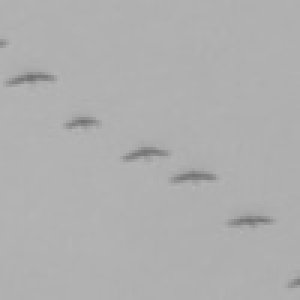
#> input picture lab1-7/lab6/zad3/bird_miniatures/E0089_TR0005_OB2257_T01_M13.jpg, 100 x 100 px (shown 3 times larger); its folder holds only this picture in this run
$ jupyter execute --allow-errors 3.ipynb
#> lines starting #> are read from the running program, lines starting #| are printed output that depends on the picture; after the words box and inside, x2 and y2 are one past the last pixel; in counts of white or black regions, pixels touching at a corner belong together
[cell 1]
import cv2
import imutils
import matplotlib.pyplot as plt

folder_path = 'bird_miniatures'

image = cv2.imread('bird_miniatures/E0454_TR0000_OB0010_T01_M02.jpg')
#> (the rest of this cell did not finish here and is left out)

#> (a cell that did not finish here is left out)

#> (a cell that did not finish here is left out)

#> (a cell that did not finish here is left out)

#> (a cell that did not finish here is left out)

#> (a cell that did not finish here is left out)

[cell 7]
import os

folder_path = 'bird_miniatures'

for filename in os.listdir(folder_path):
    file_path = os.path.join(folder_path, filename)
    image = cv2.imread(folder_path + '/' + filename)
#> image is the input picture: shape (100, 100, 3); min 112, max 181, mean 175.2
    # convert  the image to a grayscale type.
    gray_scaled = cv2.cvtColor(image, cv2.COLOR_BGR2GRAY)
    edged = cv2.Canny(gray_scaled, 30,90)
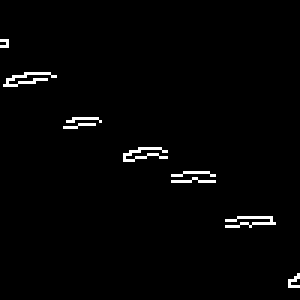
#> edged: shape (100, 100) (shown 3 times larger); 1.8% white in thin lines or dots, all inside (x1, y1, x2, y2) = (0, 13, 100, 96)
    contours = cv2.findContours(edged.copy(), cv2.RETR_EXTERNAL, cv2.CHAIN_APPROX_SIMPLE)
#> contours = 9 contours, all with area under 20
    contours = imutils.grab_contours(contours)
    output = image.copy()
    for contour in contours:# loop over each contour found
        cv2.drawContours(output, [contour], -1,(240,0,159),3) # outline and display them, one by one.
#> this loop made 9 passes
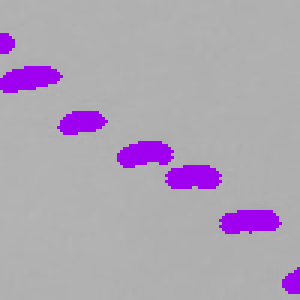
#> output: shape (100, 100, 3) (shown 3 times larger); 6.84% of pixels changed, all inside (x1, y1, x2, y2) = (0, 11, 100, 98)
    text = "{} ".format(len(contours))
#> text = '9 '
    cv2.putText(output, text, (10,25), cv2.FONT_HERSHEY_SIMPLEX, 0.7,(240, 0, 159), 2)
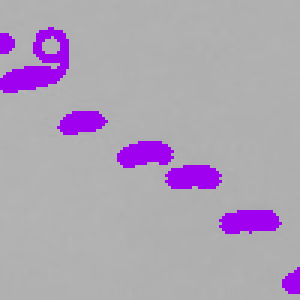
#> output: shape (100, 100, 3) (shown 3 times larger); 1.04% of pixels changed, all inside (x1, y1, x2, y2) = (11, 9, 23, 25)
    imgplt = plt.imshow(output)
    plt.show()

$ run again, on lab1-7/lab6/zad3/bird_miniatures/E0418_TR0000_OB1797_T01_M04.jpg
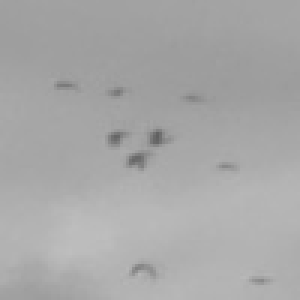
#> input picture lab1-7/lab6/zad3/bird_miniatures/E0418_TR0000_OB1797_T01_M04.jpg, 100 x 100 px (shown 3 times larger)
#> image is the input picture: shape (100, 100, 3); min 96, max 190, mean 167.9
#> `edged = cv2.Canny(gray_scaled, 30,90)`:
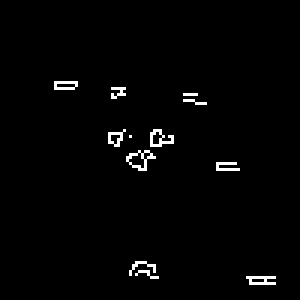
#> edged: shape (100, 100) (shown 3 times larger); 1.7% white in thin lines or dots, all inside (x1, y1, x2, y2) = (18, 27, 92, 95)
#> contours = 12 contours, 11 with area under 20; largest, box (x1, y1, x2, y2) and area: (42, 50, 52, 57) 30
#> the loop `for contour in contours:# loop over each contour found` made 12 passes
#> contour on passes 6, 10: [[43, 45]], [[61, 31], [65, 31]]
#> text = '12 '
#> `cv2.putText(output, text, (10,25), cv2.FONT_HERSHEY_SIMPLEX, 0.7,(240,..`:
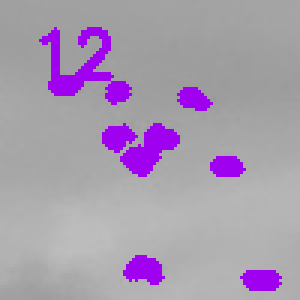
#> output: shape (100, 100, 3) (shown 3 times larger); mean B, G, R 175.1, 154.4, 168.1

$ run again, on lab1-7/lab6/zad3/bird_miniatures/E0453_TR0001_OB0564_T01_M02.jpg
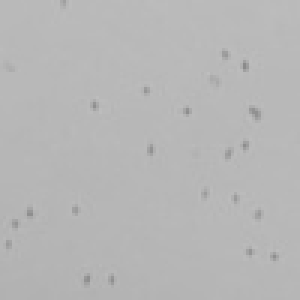
#> input picture lab1-7/lab6/zad3/bird_miniatures/E0453_TR0001_OB0564_T01_M02.jpg, 100 x 100 px (shown 3 times larger)
#> image is the input picture: shape (100, 100, 3); min 138, max 190, mean 182.7
#> `edged = cv2.Canny(gray_scaled, 30,90)`:
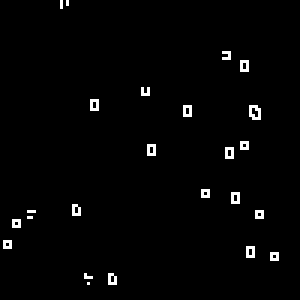
#> edged: shape (100, 100) (shown 3 times larger); 1.8% white in thin lines or dots, all inside (x1, y1, x2, y2) = (1, 0, 93, 95)
#> contours = 24 contours, all with area under 20
#> the loop `for contour in contours:# loop over each contour found` made 24 passes
#> contour on passes 1, 3, 4, 5, 6, 7, 8, 9: [[29, 94]], [[28, 91], [28, 92], [30, 92], [29, 92]], [[90, 84], [90, 86], [92, 86], [92, 84]], [[82, 82], [82, 85], [84, 85], [84, 82]], [[1, 80], [1, 82], [3, 82], [3, 80]], [[4, 73], [4, 75], [6, 75], [6, 73]], [[9, 72], [10, 72]], [[85, 70], [85, 72], [87, 72], [87, 70]]
#> text = '24 '
#> `cv2.putText(output, text, (10,25), cv2.FONT_HERSHEY_SIMPLEX, 0.7,(240,..`:
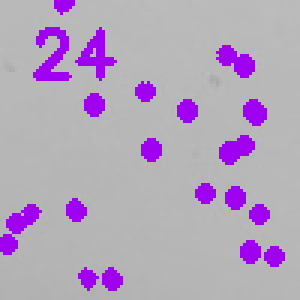
#> output: shape (100, 100, 3) (shown 3 times larger); mean B, G, R 188.9, 164, 180.5

$ run again, on lab1-7/lab6/zad3/bird_miniatures/E0454_TR0000_OB0010_T01_M02.jpg
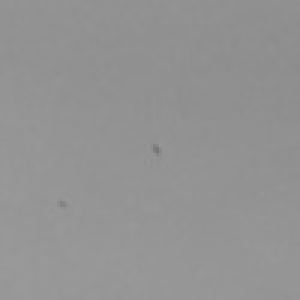
#> input picture lab1-7/lab6/zad3/bird_miniatures/E0454_TR0000_OB0010_T01_M02.jpg, 100 x 100 px (shown 3 times larger)
#> image is the input picture: shape (100, 100, 3); min 116, max 154, mean 146.9
#> `edged = cv2.Canny(gray_scaled, 30,90)`:
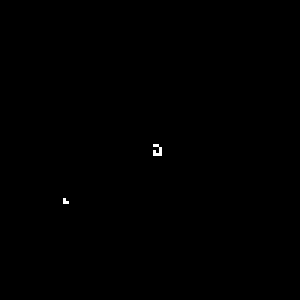
#> edged: shape (100, 100) (shown 3 times larger); 0.11% white in thin lines or dots, all inside (x1, y1, x2, y2) = (21, 48, 54, 68)
#> thresh: shape (100, 100); every value is 225
#> contours = 2 contours, all with area under 20
#> the loop `for contour in contours:# loop over each contour found` made 2 passes
#> contour on pass 1: [[21, 66], [21, 67], [22, 67]]
#> text = '2 '
#> `cv2.putText(output, text, (10,25), cv2.FONT_HERSHEY_SIMPLEX, 0.7,(240,..`:
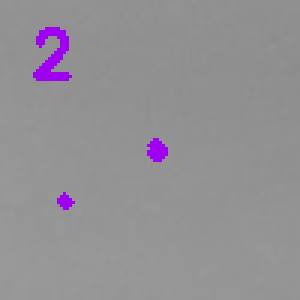
#> output: shape (100, 100, 3) (shown 3 times larger); mean B, G, R 148.6, 144.3, 147.2
